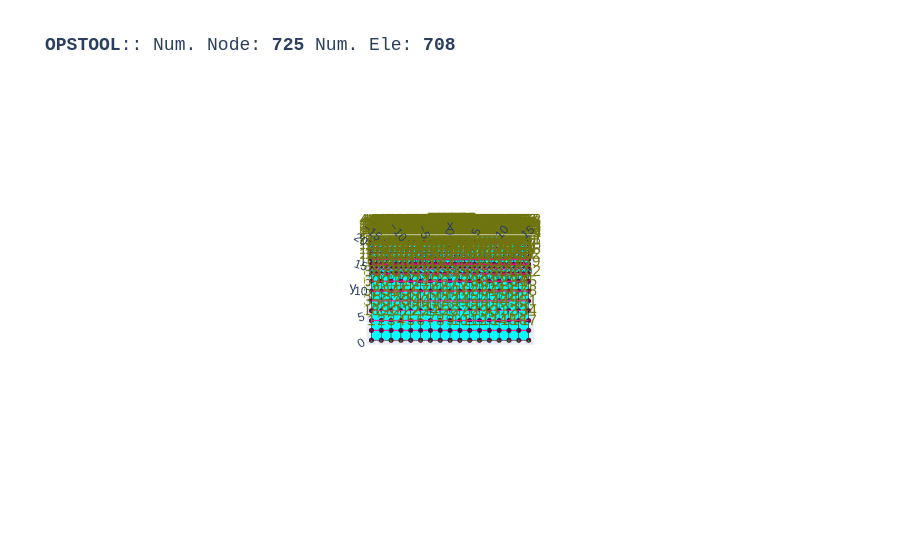

Notebook source saved alongside this figure:
### Code cell
opst.vis.plotly.plot_model(show_node_numbering=True, show_ele_numbering=False, show_nodal_loads = True)

### Figure 1 — Plotly figure (JSON) as saved in the notebook; plotly's stock layout.template omitted (floating-point values rounded to 4 significant figures; data arrays with more than 128 entries replaced by an {"elided": "..."} marker saying what was removed)
{"data": [{"color": "#00FFFF", "hoverinfo": "skip", "i": {"elided": "1400 int values"}, "j": {"elided": "1400 int values"}, "k": {"elided": "1400 int values"}, "name": "FourNodeQuad", "opacity": 1, "type": "mesh3d", "x": {"elided": "2800 float values"}, "y": {"elided": "2800 float values"}, "z": {"elided": "2800 float values"}}, {"connectgaps": false, "hoverinfo": "skip", "line": {"color": "black", "width": 1}, "mode": "lines", "name": "Edge", "type": "scatter3d", "x": {"elided": "4200 float values"}, "y": {"elided": "4200 float values"}, "z": {"elided": "4200 float values"}}, {"connectgaps": false, "hoverinfo": "skip", "line": {"color": "#ff9408", "width": 5}, "mode": "lines", "name": "BeamContact2D", "type": "scatter3d", "x": [0.0, 0.0, NaN, 0.0, -0.0707, NaN, -0.1414, -0.0707, NaN, -0.1414, -0.1, NaN, -0.2, -0.1, NaN, -0.2, -0.0707, NaN, -0.1414, -0.0707, NaN, -0.1414, 0.0, NaN, 0.0, 0.0, NaN, 0.0, 0.0707, NaN, 0.1414, 0.0707, NaN, 0.1414, 0.1, NaN, 0.2, 0.1, NaN, 0.2, 0.0707, NaN, 0.1414, 0.0707, NaN, 0.1414, 0.0, NaN], "y": [18.7, 18.6, NaN, 18.7, 18.57, NaN, 18.64, 18.57, NaN, 18.64, 18.5, NaN, 18.5, 18.5, NaN, 18.5, 18.43, NaN, 18.36, 18.43, NaN, 18.36, 18.4, NaN, 18.3, 18.4, NaN, 18.3, 18.43, NaN, 18.36, 18.43, NaN, 18.36, 18.5, NaN, 18.5, 18.5, NaN, 18.5, 18.57, NaN, 18.64, 18.57, NaN, 18.64, 18.6, NaN], "z": [0.0, 0.0, NaN, 0.0, 0.0, NaN, 0.0, 0.0, NaN, 0.0, 0.0, NaN, 0.0, 0.0, NaN, 0.0, 0.0, NaN, 0.0, 0.0, NaN, 0.0, 0.0, NaN, 0.0, 0.0, NaN, 0.0, 0.0, NaN, 0.0, 0.0, NaN, 0.0, 0.0, NaN, 0.0, 0.0, NaN, 0.0, 0.0, NaN, 0.0, 0.0, NaN, 0.0, 0.0, NaN]}, {"connectgaps": false, "hoverinfo": "skip", "line": {"color": "#0652ff", "width": 5}, "mode": "lines", "name": "DispBeamColumn2d", "type": "scatter3d", "x": [0.0, -0.0707, NaN, -0.0707, -0.1, NaN, -0.1, -0.0707, NaN, -0.0707, 0.0, NaN, 0.0, 0.0707, NaN, 0.0707, 0.1, NaN, 0.1, 0.0707, NaN, 0.0707, 0.0, NaN], "y": [18.6, 18.57, NaN, 18.57, 18.5, NaN, 18.5, 18.43, NaN, 18.43, 18.4, NaN, 18.4, 18.43, NaN, 18.43, 18.5, NaN, 18.5, 18.57, NaN, 18.57, 18.6, NaN], "z": [0.0, 0.0, NaN, 0.0, 0.0, NaN, 0.0, 0.0, NaN, 0.0, 0.0, NaN, 0.0, 0.0, NaN, 0.0, 0.0, NaN, 0.0, 0.0, NaN, 0.0, 0.0, NaN]}, {"customdata": {"elided": "700 str values"}, "hovertemplate": "%{customdata}", "marker": {"color": "#00FFFF", "size": 3, "symbol": "diamond-open"}, "mode": "markers", "name": "FourNodeQuad", "type": "scatter3d", "x": {"elided": "700 float values"}, "y": {"elided": "700 float values"}, "z": {"elided": "700 float values"}}, {"customdata": ["eleTag: 3050<br>connectedNodes:<br> [682 708]", "eleTag: 3050<br>connectedNodes:<br> [682 709]", "eleTag: 3051<br>connectedNodes:<br> [683 709]", "eleTag: 3051<br>connectedNodes:<br> [683 710]", "eleTag: 3052<br>connectedNodes:<br> [684 710]", "eleTag: 3052<br>connectedNodes:<br> [684 711]", "eleTag: 3053<br>connectedNodes:<br> [685 711]", "eleTag: 3053<br>connectedNodes:<br> [685 712]", "eleTag: 3054<br>connectedNodes:<br> [686 712]", "eleTag: 3054<br>connectedNodes:<br> [686 713]", "eleTag: 3055<br>connectedNodes:<br> [687 713]", "eleTag: 3055<br>connectedNodes:<br> [687 714]", "eleTag: 3056<br>connectedNodes:<br> [688 714]", "eleTag: 3056<br>connectedNodes:<br> [688 715]", "eleTag: 3057<br>connectedNodes:<br> [689 715]", "eleTag: 3057<br>connectedNodes:<br> [689 708]"], "hovertemplate": "%{customdata}", "marker": {"color": "#ff9408", "size": 3, "symbol": "diamond-open"}, "mode": "markers", "name": "BeamContact2D", "type": "scatter3d", "x": [0.0, -0.03535, -0.106, -0.1207, -0.15, -0.1354, -0.106, -0.0707, 0.0, 0.03535, 0.106, 0.1207, 0.15, 0.1354, 0.106, 0.0707], "y": [18.65, 18.64, 18.61, 18.57, 18.5, 18.46, 18.39, 18.38, 18.35, 18.36, 18.39, 18.43, 18.5, 18.54, 18.61, 18.62], "z": [0.0, 0.0, 0.0, 0.0, 0.0, 0.0, 0.0, 0.0, 0.0, 0.0, 0.0, 0.0, 0.0, 0.0, 0.0, 0.0]}, {"customdata": ["eleTag: 5000<br>connectedNodes:<br> [708 709]", "eleTag: 5001<br>connectedNodes:<br> [709 710]", "eleTag: 5002<br>connectedNodes:<br> [710 711]", "eleTag: 5003<br>connectedNodes:<br> [711 712]", "eleTag: 5004<br>connectedNodes:<br> [712 713]", "eleTag: 5005<br>connectedNodes:<br> [713 714]", "eleTag: 5006<br>connectedNodes:<br> [714 715]", "eleTag: 5007<br>connectedNodes:<br> [715 708]"], "hovertemplate": "%{customdata}", "marker": {"color": "#0652ff", "size": 3, "symbol": "diamond-open"}, "mode": "markers", "name": "DispBeamColumn2d", "type": "scatter3d", "x": [-0.03535, -0.08535, -0.08535, -0.03535, 0.03535, 0.08535, 0.08535, 0.03535], "y": [18.59, 18.54, 18.46, 18.41, 18.41, 18.46, 18.54, 18.59], "z": [0.0, 0.0, 0.0, 0.0, 0.0, 0.0, 0.0, 0.0]}, {"customdata": {"elided": "725 str values"}, "hovertemplate": "x: %{x}<br>y: %{y}<br>z: %{z} <br>nodeTag: %{customdata}", "marker": {"color": "#580f41", "size": 3, "symbol": "circle"}, "mode": "markers", "name": "Nodes", "type": "scatter3d", "x": {"elided": "725 float values"}, "y": {"elided": "725 float values"}, "z": {"elided": "725 float values"}}, {"mode": "text", "name": "Node Tag", "text": {"elided": "725 str values"}, "textfont": {"color": "#6e750e", "size": 15}, "type": "scatter3d", "x": {"elided": "725 float values"}, "y": {"elided": "725 float values"}, "z": {"elided": "725 float values"}}, {"connectgaps": false, "hoverinfo": "skip", "line": {"color": "#15b01a", "width": 1}, "mode": "lines", "name": "BC", "type": "scatter3d", "x": {"elided": "340 float values"}, "y": {"elided": "340 float values"}, "z": {"elided": "340 float values"}}, {"connectgaps": false, "hoverinfo": "skip", "line": {"color": "#FF1493", "width": 2.5}, "mode": "lines", "name": "mp constraint", "type": "scatter3d", "x": [-16.0, 16.0, NaN, -16.0, 16.0, NaN, -16.0, 16.0, NaN, -16.0, 16.0, NaN, -16.0, 16.0, NaN, -16.0, 16.0, NaN, -16.0, 16.0, NaN, -16.0, 16.0, NaN, -16.0, 16.0, NaN, -16.0, 16.0, NaN, -16.0, 16.0, NaN, -16.0, 16.0, NaN, -16.0, 16.0, NaN, -16.0, 16.0, NaN, -16.0, 16.0, NaN, -16.0, 16.0, NaN, -16.0, 16.0, NaN], "y": [2.0, 2.0, NaN, 4.0, 4.0, NaN, 6.0, 6.0, NaN, 8.0, 8.0, NaN, 10.0, 10.0, NaN, 12.0, 12.0, NaN, 13.5, 13.5, NaN, 14.5, 14.5, NaN, 15.5, 15.5, NaN, 16.5, 16.5, NaN, 17.5, 17.5, NaN, 18.0, 18.0, NaN, 18.5, 18.5, NaN, 19.0, 19.0, NaN, 19.5, 19.5, NaN, 20.0, 20.0, NaN, 20.5, 20.5, NaN], "z": [0.0, 0.0, NaN, 0.0, 0.0, NaN, 0.0, 0.0, NaN, 0.0, 0.0, NaN, 0.0, 0.0, NaN, 0.0, 0.0, NaN, 0.0, 0.0, NaN, 0.0, 0.0, NaN, 0.0, 0.0, NaN, 0.0, 0.0, NaN, 0.0, 0.0, NaN, 0.0, 0.0, NaN, 0.0, 0.0, NaN, 0.0, 0.0, NaN, 0.0, 0.0, NaN, 0.0, 0.0, NaN, 0.0, 0.0, NaN]}], "layout": {"autosize": true, "font": {"family": "Arial, sans-serif"}, "scene": {"aspectmode": "data", "camera": {"eye": {"x": 0, "y": -0.1, "z": 10}}, "dragmode": "pan", "xaxis": {"showbackground": false}, "yaxis": {"showbackground": false}, "zaxis": {"showbackground": true, "showgrid": true, "showticklabels": false, "ticks": "", "title": {"text": ""}, "visible": true}}, "showlegend": false, "title": {"font": {"family": "courier", "size": 18}, "text": "<b>OPSTOOL</b>:: Num. Node: <b>725</b> Num. Ele: <b>708</b>"}}}
